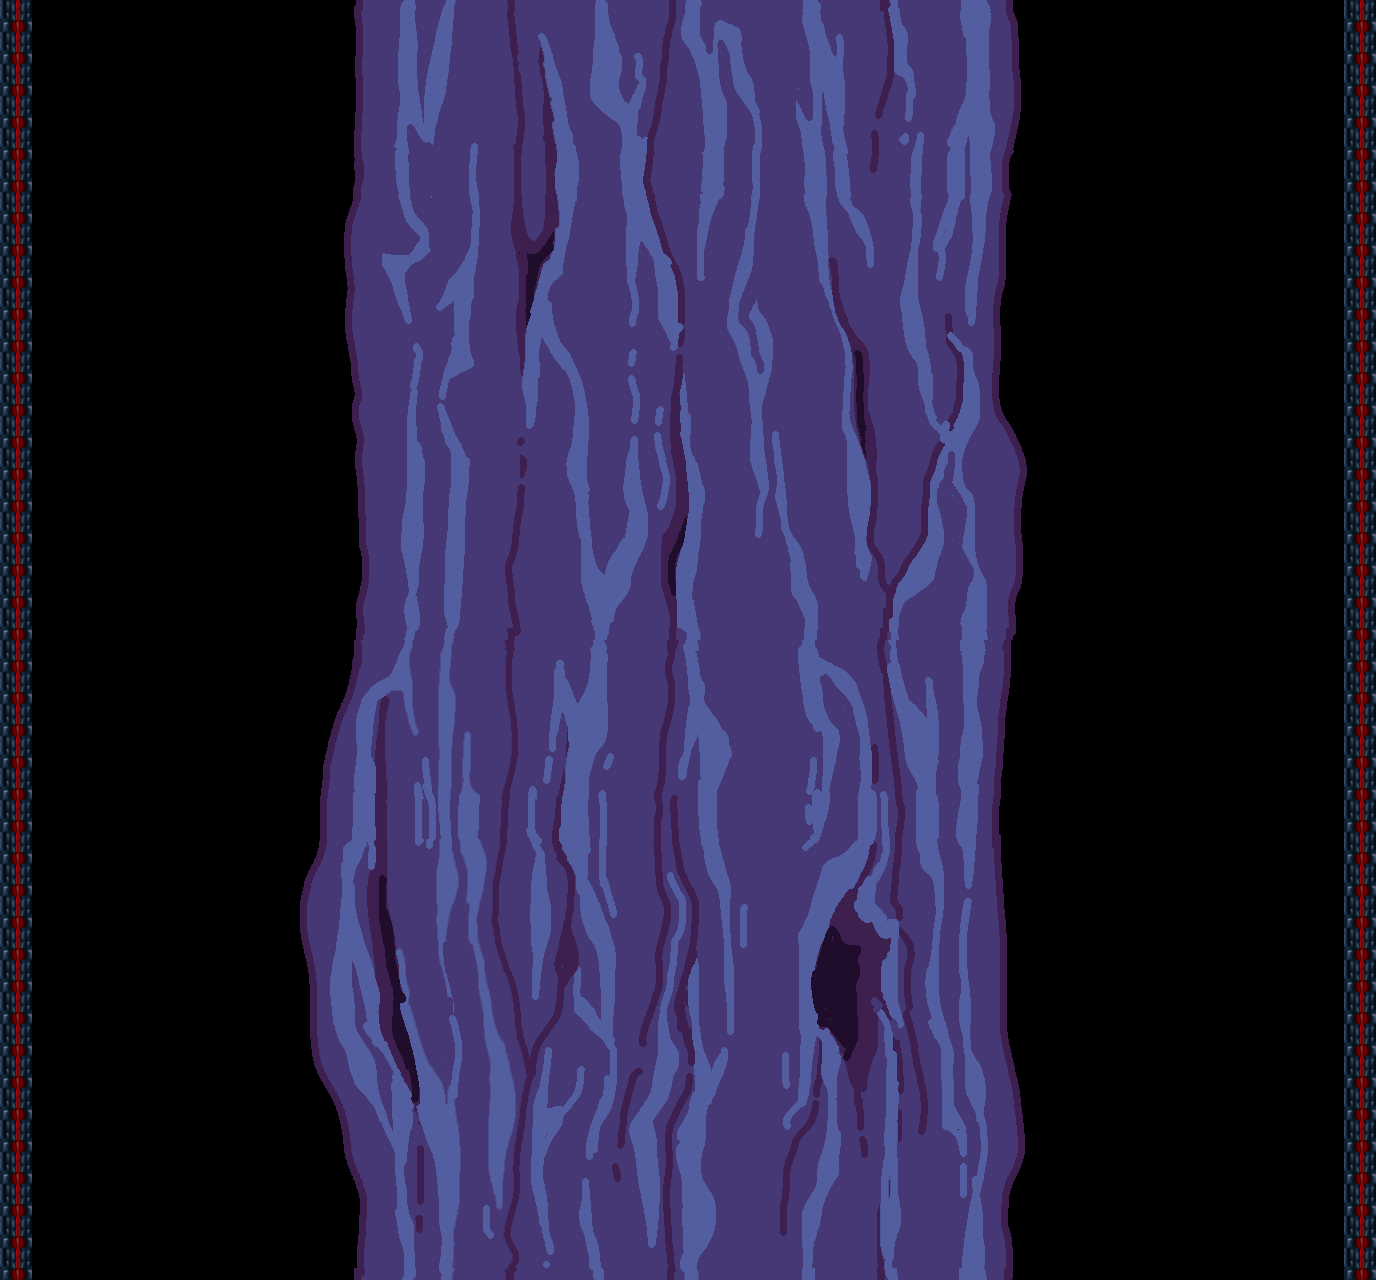

This is a level from a 2D game, rendered from its Tiled map with the project's own tilesets. A one-line summary and the map file follow, with tile-layer data summarised:
An orthogonal 43x40 tile map with 32x32 px tiles, 2 tile layers (Tile Layer 1, Copy of Tile Layer 1), 2 tilesets, 2 image layers and 4 objects (2x Spikes, 2x EnemyTurn).

<map version="1.10" tiledversion="1.10.2" orientation="orthogonal" renderorder="right-down" width="43" height="40" tilewidth="32" tileheight="32" infinite="0" nextlayerid="6" nextobjectid="6">
 <tileset firstgid="1" name="spaceship - Copy" tilewidth="32" tileheight="32" tilecount="35" columns="5">
  <image source="spaceship - Copy.png" width="164" height="241" />
 </tileset>
 <tileset firstgid="36" name="Spikeball" tilewidth="32" tileheight="32" tilecount="1" columns="1">
  <image source="Spikeball.png" width="32" height="32" />
 </tileset>
 <imagelayer id="3" name="Background">
  <image source="Trunk1.png" width="1366" height="640" />
 </imagelayer>
 <imagelayer id="5" name="Copy of Background" offsetx="0" offsety="640">
  <image source="Trunk2.png" width="1366" height="640" />
 </imagelayer>
 <layer id="1" name="Tile Layer 1" width="43" height="40">
  <data>[1720 cells, 40 non-empty, 1 distinct tile ids]</data>
 </layer>
 <layer id="2" name="Copy of Tile Layer 1" width="43" height="40">
  <data>[1720 cells, 40 non-empty, 1 distinct tile ids]</data>
 </layer>
 <objectgroup id="4" name="Object Layer 1">
  <object id="1" type="Spikes" gid="36" x="329.409" y="191.313" width="32" height="32" />
  <object id="2" type="Spikes" gid="36" x="1018.14" y="417.759" width="32" height="32" />
  <object id="3" type="EnemyTurn" gid="36" x="-4.52116" y="571.159" width="32" height="572.549" />
  <object id="4" type="EnemyTurn" gid="36" x="1339.55" y="492.894" width="32" height="447.325" />
 </objectgroup>
</map>
